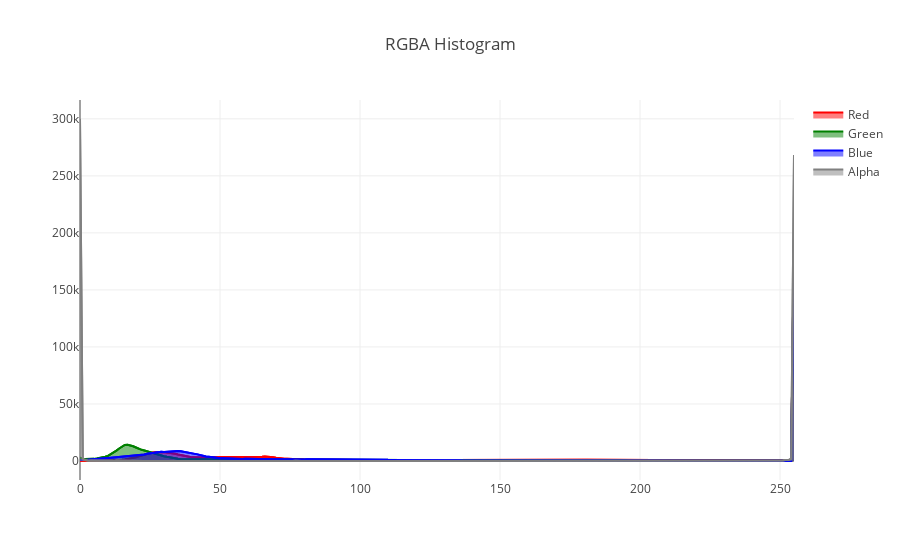

Notebook cell for this chart:
### Markdown cell above
### Testing RGBA

### Code cell
im_rgba = Image.open("../images/iu_rgba.png")
im_rgba.mode

hg = im_rgba.histogram()
# Returns a 768 member array with counts of R, G, B values
rhg = hg[0:256]
ghg = hg[256:512]
bhg = hg[512:768]
ahg = hg[768:]

data = [
    *hg_trace('Red','red', rhg), 
    *hg_trace('Green', 'green', ghg),
    *hg_trace('Blue','blue', bhg),
    *hg_trace('Alpha', 'gray', ahg)
]

layout = go.Layout(
    title='RGBA Histogram',
)

figure = go.Figure(data=data, layout=layout)

py.iplot(figure,
         filename='plot')

### Figure 1 — Plotly figure (JSON) as saved in the notebook; plotly's stock layout.template omitted (floating-point values rounded to 4 significant figures; data arrays with more than 128 entries replaced by an {"elided": "..."} marker saying what was removed)
{"data": [{"line": {"color": "red"}, "mode": "lines", "name": "Red", "showlegend": false, "type": "scatter", "x": {"elided": "256 int values"}, "y": {"elided": "256 int values"}}, {"fill": "tozeroy", "hoverinfo": "none", "line": {"color": "red"}, "mode": "fill", "name": "Red", "type": "scatter", "x": {"elided": "256 int values"}, "y": {"elided": "256 int values"}}, {"line": {"color": "green"}, "mode": "lines", "name": "Green", "showlegend": false, "type": "scatter", "x": {"elided": "256 int values"}, "y": {"elided": "256 int values"}}, {"fill": "tozeroy", "hoverinfo": "none", "line": {"color": "green"}, "mode": "fill", "name": "Green", "type": "scatter", "x": {"elided": "256 int values"}, "y": {"elided": "256 int values"}}, {"line": {"color": "blue"}, "mode": "lines", "name": "Blue", "showlegend": false, "type": "scatter", "x": {"elided": "256 int values"}, "y": {"elided": "256 int values"}}, {"fill": "tozeroy", "hoverinfo": "none", "line": {"color": "blue"}, "mode": "fill", "name": "Blue", "type": "scatter", "x": {"elided": "256 int values"}, "y": {"elided": "256 int values"}}, {"line": {"color": "gray"}, "mode": "lines", "name": "Alpha", "showlegend": false, "type": "scatter", "x": {"elided": "256 int values"}, "y": {"elided": "256 int values"}}, {"fill": "tozeroy", "hoverinfo": "none", "line": {"color": "gray"}, "mode": "fill", "name": "Alpha", "type": "scatter", "x": {"elided": "256 int values"}, "y": {"elided": "256 int values"}}], "layout": {"title": "RGBA Histogram"}}
